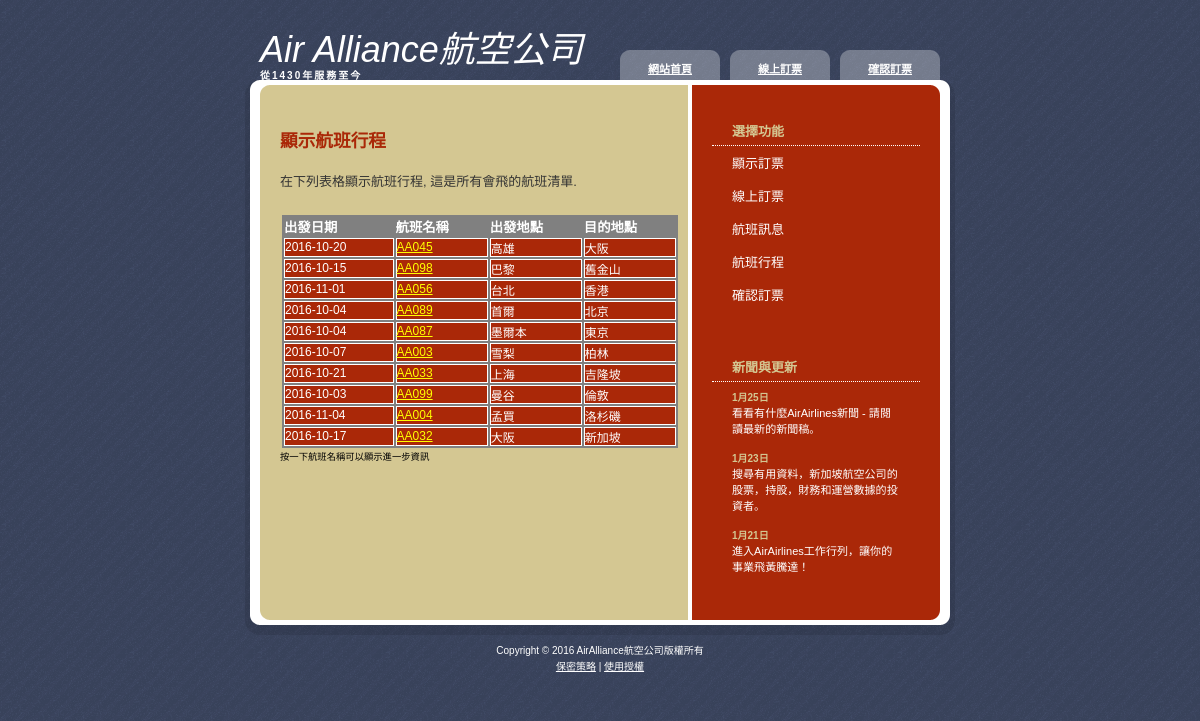
The page /scheduleinfo.php on the database its author committed.
### tables this page shows
CREATE TABLE `schedule` (
  `SID` int(11) NOT NULL,
  `GID` int(11) NOT NULL,
  `FID` int(11) NOT NULL,
  `Date` date NOT NULL
);

CREATE TABLE `flights` (
  `FID` int(11) NOT NULL,
  `FName` varchar(10) NOT NULL,
  `SourceSID` int(11) NOT NULL,
  `DestSID` int(11) NOT NULL
);

CREATE TABLE `sectors` (
  `SID` int(11) NOT NULL,
  `Sector` varchar(10) NOT NULL
);

### itinerarymanager.php (called while the page is built, shortened)
<?php
include("classes/guestitinerary.php");
function initDB(){
    if ( ! isset($_SESSION['databaseURL']) ){
       $query = "SELECT * FROM Sectors";
    }
    $databaseURL = $_SESSION['databaseURL'];
    $databaseUName = $_SESSION['databaseUName'];
    $databasePWord = $_SESSION['databasePWord'];
    $databaseName = $_SESSION['databaseName'];
    $connection = mysqli_connect($databaseURL,$databaseUName,
                                $databasePWord,$databaseName)
                  or die ("錯誤: 連接伺服器或資料庫錯誤!");
    mysqli_query($connection,'SET CHARACTER SET utf8');
    mysqli_query($connection,"SET collation_connection = 'utf8_general_ci'");
    return $connection;
}
function getItinerary($IID){
    $connection = initDB();
    if($IID == 0){
        $query = "SELECT * FROM Itinerary";
    }
    else{
        $query = "SELECT * FROM Itinerary WHERE IID='".$IID."'";
    }
    $result = mysqli_query($connection,$query);
    $itineraryID = 0;
    while($row = mysqli_fetch_array($result,MYSQLI_ASSOC)){
        $GID = $row['GID'];
        $FID = $row['FID'];
        $SID = $row['SID'];
        $query2 = "SELECT * FROM Guest WHERE GID='".$GID."'";
        $result2 = mysqli_query($connection,$query2);
        $row2 = mysqli_fetch_array($result2,MYSQLI_ASSOC);
        $firstName = $row2['FirstName'];
        $lastName = $row2['LastName'];
        $query3 = "SELECT * FROM Schedule WHERE SID='".$SID."'";
        $result3 = mysqli_query($connection,$query3);
        $row3 = mysqli_fetch_array($result3,MYSQLI_ASSOC);
        $travelDate = $row3['Date'];
        $query3 = "SELECT * FROM Flights WHERE FID='".$FID."'";
        $result3 = mysqli_query($connection,$query3);
        $row3 = mysqli_fetch_array($result3,MYSQLI_ASSOC);
        $sourceSID = $row3['SourceSID'];
        $destSID = $row3['DestSID'];
        $fName = $row3['FName'];
        $query4 = "SELECT Sector FROM Sectors WHERE SID='".$sourceSID."'";
        $result4 = mysqli_query($connection,$query4);
        $row4 = mysqli_fetch_array($result4,MYSQLI_ASSOC);
        $source = $row4['Sector'];
        $query4 = "SELECT Sector FROM Sectors WHERE SID='".$destSID."'";
        $result4 = mysqli_query($connection,$query4);
        $row4 = mysqli_fetch_array($result4,MYSQLI_ASSOC);
        $dest = $row4['Sector'];
        $guestItinerary = new GuestItinerary();
        $guestItinerary->set_FID($FID);
        $guestItinerary->set_FName($fName);
        $guestItinerary->set_SID($SID);
        $guestItinerary->set_source($source);
        $guestItinerary->set_dest($dest);
        $guestItinerary->set_travelDate($travelDate);
        $guestItinerary->set_GID($GID);
        $guestItinerary->set_firstName($firstName);
        $guestItinerary->set_lastName($lastName);
        $itineraryData[$itineraryID]=$guestItinerary;
        $itineraryID = $itineraryID + 1;
    }
    return $itineraryData;
}
?>

### classes/guestitinerary.php (called while the page is built, shortened)
<?php
class GuestItinerary extends Guest{
    private $FID;
    private $fName;
    private $source;
    private $dest;
    private $travelDate;
    function set_FID($FID){
            $this->FID = $FID;
        }
    function set_FName($fName){
            $this->fName = $fName;
        }
    function set_source($source){
            $this->source = $source;
        }
    function set_dest($dest){
            $this->dest = $dest;
        }
    function set_travelDate($travelDate){
            $this->travelDate = $travelDate;
        }
    function get_FID(){
            return $this->FID;
        }
    function get_source(){
            return $this->source;
        }
    function get_dest(){
            return $this->dest;
        }
    function get_travelDate(){
            return $this->travelDate;
        }
    function get_FName(){
            return $this->fName;
        }
}
?>

### scheduleinfo.php (the view, shortened to what this page needs)
<!DOCTYPE html>
<?php
     include("itinerarymanager.php");
?>
<html>
    <head>
        <link href="css/default.css" rel="stylesheet" type="text/css" />
    </head>
    <body>
        <div id="wrapper">
        <?php include 'include/header.php'; ?>
            <div id="page">
                <div id="content">
                    <div id="welcome">
                        <h1>顯示航班行程</h1>
                        <p>
                            在下列表格顯示航班行程, 這是所有會飛的航班清單.
                        </p>
                        <table class="aatable">
                            <tr>
                                <th>出發日期</th>
                                <th>航班名稱</th>
                                <th>出發地點</th>
                                <th>目的地點</th>
                            </tr>
                            <?php
                            $itineraryData = getItinerary(0);
                            for($index=0;$index < count($itineraryData);$index++){
                                $guestItinerary = $itineraryData[$index];
                                echo "<tr>";
                                echo "<td>".$guestItinerary->get_travelDate()."</td>";
                                echo "<td><a class='data' href='flightinfo.php?FID=".$guestItinerary->get_FID()."'>".$guestItinerary->get_FName()."</a></td>";
                                echo "<td>".$guestItinerary->get_source()."</td>";
                                echo "<td>".$guestItinerary->get_dest()."</td>";
                                echo "</tr>";
                            }
                            ?>
                        </table>
                    </div>
                    <div id="note">
                        <p>按一下航班名稱可以顯示進一步資訊</p>
                    </div>
                </div>
                <div id="sidebar">
                    <ul>
                    <?php include 'include/nav.php'; ?>
                        <?php include 'include/updates.php'; ?>
                    </ul>
                </div>
                <div style="clear: both; height: 1px"></div>
            </div>
            <?php include 'include/footer.php'; ?>
        </div>
    </body>
</html>

### css/default.css (style rules this page uses)
* { margin: 0; padding: 0; }
body { background: #D4C792 url(images/img01.gif); font-family: Arial, Helvetica, sans-serif; font-size: 13px; color: #333333; }
h1, h2, h3 { color: #AA2808; }
p, blockquote, ul, ol { margin-bottom: 20px; line-height: 1.6em; }
a { text-decoration: underline; color: #323B51; }
a.data { text-decoration: underline; color: yellow; }
#page { width: 710px; margin: 0 auto; background: #D4C792 url(images/img04.gif) repeat-y; }
#content { float: left; width: 388px; padding: 30px 0 0 35px; }
#content h1, #content h2, #content h3 { margin-bottom: 20px; }
#content h1 { font-size: 136%; }
#sidebar { float: right; width: 208px; padding: 0 35px 0 0; }
#sidebar ul { margin: 0; padding: 0; list-style: none; line-height: normal; }
TABLE.aatable { font-family:arial; font-size:10pt; background-color:#808080; width:400px; border-style:solid; border-color:#D4C792; border-width:2px; }
TH { font-size:10pt; color:white; text-align:left; }
TD { font-size:9pt; background-color:#AA2808; color:white; border-style:solid; border-width:1px; text-align:left; }
#note { font-size:7pt; color:black; }

### rows shown on the page
schedule: Date "2016-10-20"
flights: FName "AA045"
sectors: Sector "高雄"
sectors: Sector "大阪"
schedule: Date "2016-10-15"
flights: FName "AA098"
sectors: Sector "巴黎"
sectors: Sector "舊金山"
schedule: Date "2016-11-01"
flights: FName "AA056"
sectors: Sector "台北"
sectors: Sector "香港"
schedule: Date "2016-10-04"
flights: FName "AA089"
sectors: Sector "首爾"
sectors: Sector "北京"
schedule: Date "2016-10-04"
flights: FName "AA087"
sectors: Sector "墨爾本"
sectors: Sector "東京"
schedule: Date "2016-10-07"
flights: FName "AA003"
sectors: Sector "雪梨"
sectors: Sector "柏林"
schedule: Date "2016-10-21"
flights: FName "AA033"
sectors: Sector "上海"
sectors: Sector "吉隆坡"
schedule: Date "2016-10-03"
flights: FName "AA099"
sectors: Sector "曼谷"
sectors: Sector "倫敦"
schedule: Date "2016-11-04"
flights: FName "AA004"
sectors: Sector "孟買"
sectors: Sector "洛杉磯"
schedule: Date "2016-10-17"
flights: FName "AA032"
sectors: Sector "新加坡"
